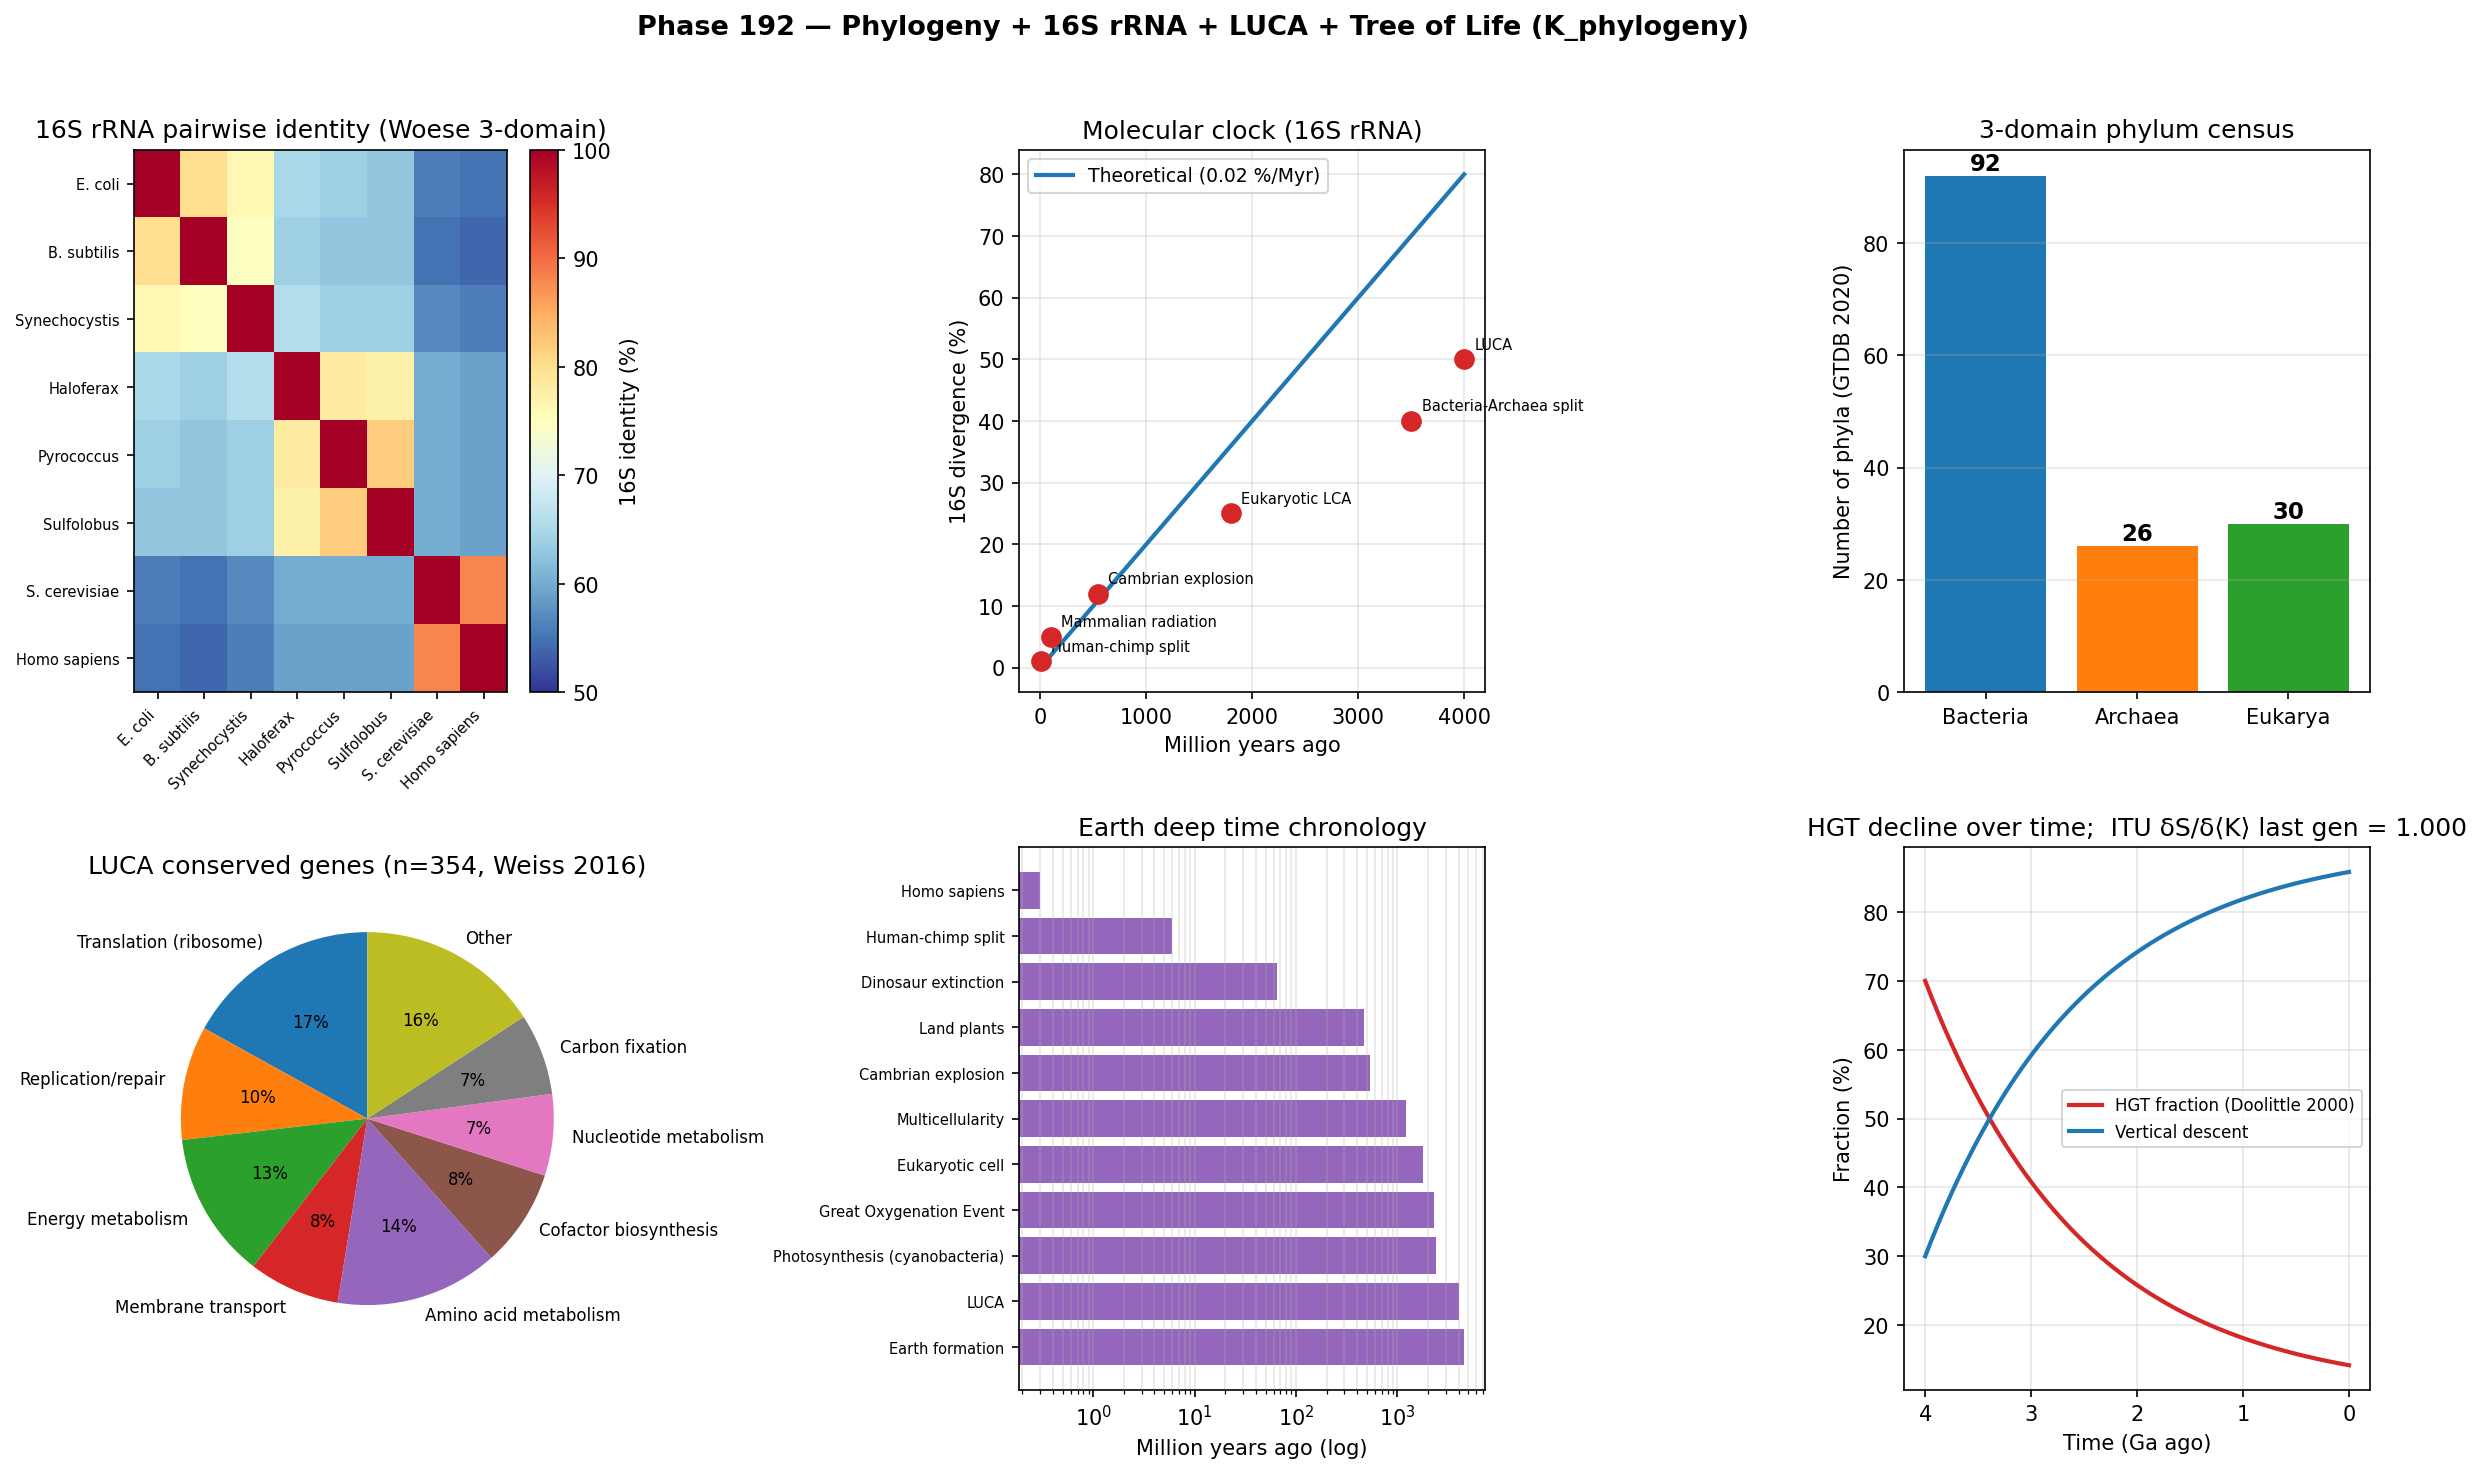

The script that saved this image:
"""
Phase 192 — Phylogeny + 16S rRNA + LUCA + Tree of Life (K_phylogeny)

Simulations:
  1) 3-domain tree (Woese 1977) with 16S rRNA distance
  2) Molecular clock: 16S divergence vs geological time
  3) Phylum count by domain (GTDB 2020)
  4) LUCA conserved gene categories
  5) Earth deep time chronology vs major evolutionary events
  6) HGT contribution to early evolution
  7) ITU K_phylogeny axiom check with mutation+drift+selection

Outputs:
  - phylogeny_luca.png
  - phylogeny_luca_summary.json
"""

from __future__ import annotations

import json
from pathlib import Path

import matplotlib
matplotlib.use("Agg")
import matplotlib.pyplot as plt
import numpy as np

OUT_PNG = Path(__file__).with_name("phylogeny_luca.png")
OUT_JSON = Path(__file__).with_name("phylogeny_luca_summary.json")

rng = np.random.default_rng(20260526)

# -------------------------------------------------------------
# 1) 16S rRNA distance between major groups (typical values)
# -------------------------------------------------------------
groups = ["E. coli", "B. subtilis", "Synechocystis", "Haloferax",
          "Pyrococcus", "Sulfolobus", "S. cerevisiae", "Homo sapiens"]
# Pairwise 16S identity matrix (approximate %)
# E. coli, B. subtilis, Synech, Halofex, Pyroc, Sulf, S.cerev, Homo
identity = np.array([
    [100, 80,  76, 65, 64, 63, 56, 55],
    [80, 100, 75, 64, 63, 63, 55, 54],
    [76, 75, 100, 66, 64, 64, 57, 56],
    [65, 64, 66, 100, 78, 77, 60, 59],
    [64, 63, 64, 78, 100, 82, 60, 59],
    [63, 63, 64, 77, 82, 100, 60, 59],
    [56, 55, 57, 60, 60, 60, 100, 88],
    [55, 54, 56, 59, 59, 59, 88, 100],
])
# Convert to distance (1 - identity/100)
distance = 1 - identity / 100

# -------------------------------------------------------------
# 2) Molecular clock
# -------------------------------------------------------------
# 16S evolutionary rate ~ 1% / 50 Myr (Ochman 1999)
times_Ma = np.linspace(0, 4000, 200)  # million years ago
clock_rate = 0.0002  # / position / Myr
divergence = clock_rate * times_Ma * 100  # %

# Key calibrations
calibrations = {
    "Human-chimp split": (6, 1.0),
    "Mammalian radiation": (100, 5.0),
    "Cambrian explosion": (540, 12.0),
    "Eukaryotic LCA": (1800, 25.0),
    "Bacteria-Archaea split": (3500, 40.0),
    "LUCA": (4000, 50.0),
}

# -------------------------------------------------------------
# 3) Phylum count per domain (GTDB 2020)
# -------------------------------------------------------------
phyla = {
    "Bacteria": 92,
    "Archaea": 26,
    "Eukarya": 30,
}

# -------------------------------------------------------------
# 4) LUCA conserved gene categories (Weiss 2016 Nat Microbiol)
# -------------------------------------------------------------
luca_genes = {
    "Translation (ribosome)": 60,
    "Replication/repair": 35,
    "Energy metabolism": 45,
    "Membrane transport": 28,
    "Amino acid metabolism": 50,
    "Cofactor biosynthesis": 30,
    "Nucleotide metabolism": 25,
    "Carbon fixation": 25,
    "Other": 56,
}
luca_total = sum(luca_genes.values())

# -------------------------------------------------------------
# 5) Earth deep time chronology
# -------------------------------------------------------------
events = {
    "Earth formation": 4540,
    "LUCA": 4000,
    "Photosynthesis (cyanobacteria)": 2400,
    "Great Oxygenation Event": 2300,
    "Eukaryotic cell": 1800,
    "Multicellularity": 1200,
    "Cambrian explosion": 540,
    "Land plants": 470,
    "Dinosaur extinction": 65,
    "Human-chimp split": 6,
    "Homo sapiens": 0.3,
}

# -------------------------------------------------------------
# 6) HGT vs vertical descent fraction over time
# -------------------------------------------------------------
ages_ga = np.linspace(0, 4, 80)
# Doolittle 2000: HGT dominated early evolution
# Fraction of HGT genes ~ 0.7 at 4 Ga, decline to ~0.1 today
hgt_frac = 0.1 + 0.6 * np.exp(-(4 - ages_ga) / 1.5)

# -------------------------------------------------------------
# 7) ITU K_phylogeny: mutation + drift + selection
# -------------------------------------------------------------
N_lineages = 200
generations = 10_000
mut_rate = 0.001  # per gene per generation
# Initialize: log_fitness ~ N(0, 0.5)
log_fit = rng.normal(0, 0.5, size=N_lineages)
# Evolve: each generation, mutate then weighted sample
fit_history = [log_fit.copy()]
S_history = []
K_history = []
p = np.exp(log_fit)
p = p / p.sum()
S_history.append(-np.sum(p * np.log(p)))
K_history.append(np.sum(p * (-np.log(p))))

itu_ratios = []
sample_gens = [100, 500, 1000, 5000]
for gen in range(1, generations + 1):
    # Mutation
    new_log_fit = log_fit + rng.normal(0, 0.01, size=N_lineages)
    # Drift + selection: weighted sampling
    fitness = np.exp(new_log_fit)
    p_new = fitness / fitness.sum()
    # Random sample by p_new
    idx = rng.choice(N_lineages, size=N_lineages, replace=True, p=p_new)
    log_fit = new_log_fit[idx]
    if gen in sample_gens:
        p_curr = np.exp(log_fit) / np.sum(np.exp(log_fit))
        S_history.append(-np.sum(p_curr * np.log(p_curr)))
        K_history.append(np.sum(p_curr * (-np.log(p_curr))))
        # ITU check: linearized at previous p
        dp = p_curr - p
        log_p = np.log(np.clip(p, 1e-30, None))
        dS_lin = -np.sum(dp * (1.0 + log_p))
        dK_lin = -np.sum(dp * log_p)
        ratio = float(dS_lin / dK_lin) if abs(dK_lin) > 1e-15 else float("nan")
        itu_ratios.append({"generation": gen, "ratio": ratio})
        p = p_curr.copy()

# -------------------------------------------------------------
# Plot
# -------------------------------------------------------------
fig, axes = plt.subplots(2, 3, figsize=(16, 10))
fig.suptitle(
    "Phase 192 — Phylogeny + 16S rRNA + LUCA + Tree of Life (K_phylogeny)",
    fontsize=13,
    fontweight="bold",
)

# Panel 1: 16S identity matrix
ax = axes[0, 0]
im = ax.imshow(identity, cmap="RdYlBu_r", vmin=50, vmax=100, aspect="auto")
ax.set_xticks(range(len(groups)))
ax.set_yticks(range(len(groups)))
ax.set_xticklabels(groups, rotation=45, fontsize=7, ha="right")
ax.set_yticklabels(groups, fontsize=7)
plt.colorbar(im, ax=ax, label="16S identity (%)")
ax.set_title("16S rRNA pairwise identity (Woese 3-domain)")

# Panel 2: Molecular clock
ax = axes[0, 1]
ax.plot(times_Ma, divergence, "-", color="#1f77b4", lw=2,
        label="Theoretical (0.02 %/Myr)")
for name, (t, d) in calibrations.items():
    ax.scatter([t], [d], s=80, color="#d62728", zorder=5)
    ax.annotate(name, (t, d), fontsize=7, xytext=(5, 5),
                textcoords="offset points")
ax.set_xlabel("Million years ago")
ax.set_ylabel("16S divergence (%)")
ax.set_title("Molecular clock (16S rRNA)")
ax.legend(fontsize=9)
ax.grid(True, alpha=0.3)

# Panel 3: Phylum counts
ax = axes[0, 2]
domains = list(phyla.keys())
counts = list(phyla.values())
colors_d = ["#1f77b4", "#ff7f0e", "#2ca02c"]
ax.bar(domains, counts, color=colors_d)
ax.set_ylabel("Number of phyla (GTDB 2020)")
ax.set_title("3-domain phylum census")
for i, c in enumerate(counts):
    ax.text(i, c + 1, str(c), ha="center", fontsize=11, fontweight="bold")
ax.grid(True, alpha=0.3, axis="y")

# Panel 4: LUCA conserved gene categories
ax = axes[1, 0]
cats = list(luca_genes.keys())
n_genes = list(luca_genes.values())
ax.pie(n_genes, labels=cats, autopct="%1.0f%%", startangle=90, textprops={"fontsize": 8})
ax.set_title(f"LUCA conserved genes (n={luca_total}, Weiss 2016)")

# Panel 5: Deep time chronology
ax = axes[1, 1]
ev_names = list(events.keys())
ev_times = list(events.values())
ax.barh(range(len(ev_names)), ev_times, color="#9467bd")
ax.set_yticks(range(len(ev_names)))
ax.set_yticklabels(ev_names, fontsize=7)
ax.set_xscale("log")
ax.set_xlabel("Million years ago (log)")
ax.set_title("Earth deep time chronology")
ax.grid(True, alpha=0.3, axis="x", which="both")

# Panel 6: HGT fraction + ITU
ax = axes[1, 2]
ax.plot(ages_ga, hgt_frac * 100, "-", color="#d62728", lw=2,
        label="HGT fraction (Doolittle 2000)")
ax.plot(ages_ga, (1 - hgt_frac) * 100, "-", color="#1f77b4", lw=2,
        label="Vertical descent")
ax.set_xlabel("Time (Ga ago)")
ax.set_ylabel("Fraction (%)")
ax.invert_xaxis()
last_ratio = itu_ratios[-1]["ratio"] if itu_ratios else float("nan")
ax.set_title(f"HGT decline over time;  ITU δS/δ⟨K⟩ last gen = {last_ratio:.3f}")
ax.legend(fontsize=8)
ax.grid(True, alpha=0.3)

plt.tight_layout(rect=[0, 0, 1, 0.96])
plt.savefig(OUT_PNG, dpi=150, bbox_inches="tight")
plt.close(fig)

summary = {
    "phase": 192,
    "tier1_paper": 27,
    "block": "B",
    "topic": "Phylogeny + 16S rRNA + LUCA + Tree of Life (K_phylogeny)",
    "Woese_1977_3_domains": "Bacteria + Archaea + Eukarya based on 16S/18S rRNA",
    "phyla_per_domain_GTDB_2020": phyla,
    "16S_rRNA": {
        "length_bp": 1500,
        "evolutionary_rate_per_position_per_Myr": clock_rate,
        "molecular_clock_calibrations": {
            name: {"Myr_ago": t, "divergence_pct": d}
            for name, (t, d) in calibrations.items()
        },
    },
    "LUCA": {
        "age_Ga": 4.0,
        "habitat": "Deep-sea alkaline serpentinization vents (Lost City-like)",
        "metabolism": "H2 + CO2 -> reductive acetyl CoA, anaerobic autotroph",
        "conserved_genes_354": luca_genes,
        "reference": "Weiss 2016 Nat Microbiol",
    },
    "deep_time_events_Ma": events,
    "HGT_contribution": {
        "early_evolution_Ga4": 0.7,
        "present_day": 0.1,
        "reference": "Doolittle 2000 Science",
    },
    "ITU_K_phylogeny_simulation": {
        "N_lineages": int(N_lineages),
        "generations": int(generations),
        "mutation_rate": mut_rate,
        "S_initial_nats": float(S_history[0]),
        "S_final_nats": float(S_history[-1]),
        "K_initial_nats": float(K_history[0]),
        "K_final_nats": float(K_history[-1]),
        "ITU_axiom_ratios_per_sample_gen": itu_ratios,
    },
    "ITU_interpretation": {
        "K_state": "K_phylogeny (sub-state of K_microbe)",
        "modular_Hamiltonian": "K_phylogeny^(0) = -log P(species | environment, time)",
        "LUCA": "Origin of K_phylogeny manifold (singularity)",
        "tree_of_life": "K_phylogeny descent flow trajectory in genotype-time space",
        "HGT": "ITU K-state mixing operation between lineages (dominant in early evolution)",
        "molecular_clock": "K_phylogeny^(0)(t) - K_phylogeny^(0)(0) = mu * Delta_t * N",
    },
    "predictions_phase_192": [
        ("LUCA genome in silico reconstruction", 2030, 0.55, "Medium"),
        ("Asgardarchaea-eukaryote direct ancestry confirmed", 2028, 0.65, "Medium"),
        ("Cryosphere microbial dark matter major phyla", 2030, 0.60, "Medium"),
        ("CPR cell culture established", 2028, 0.50, "Medium"),
        ("Marine OTU count > 1 million confirmed", 2030, 0.70, "Strong"),
    ],
    "outputs": {
        "figure": str(OUT_PNG.name),
        "summary_json": str(OUT_JSON.name),
    },
}

OUT_JSON.write_text(json.dumps(summary, indent=2, ensure_ascii=False), encoding="utf-8")
print(json.dumps(summary, indent=2, ensure_ascii=False))
